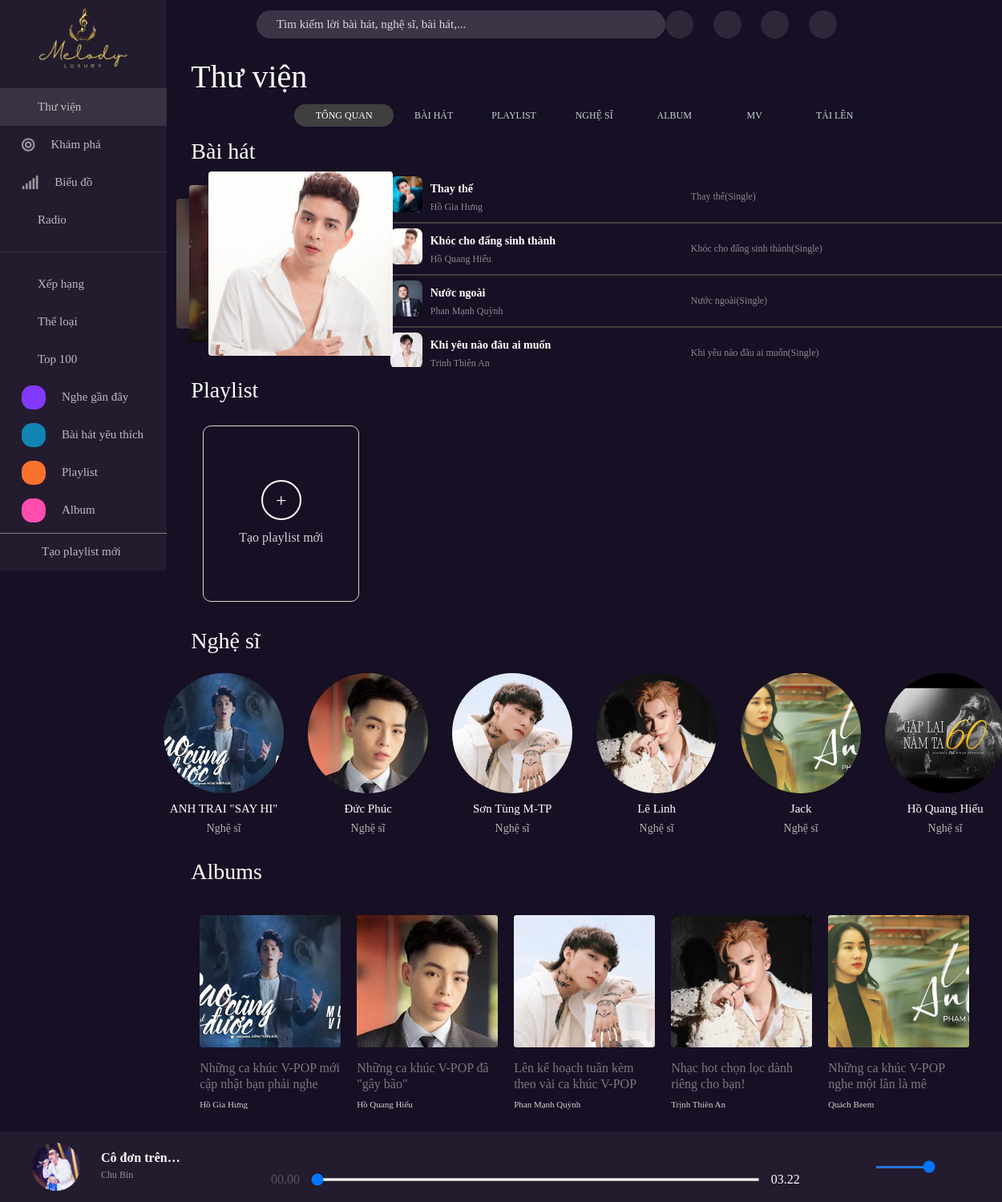
Page /library (signed in) on the committed database.
### tables this page shows
create table Songs (
	song_id int primary key auto_increment,
    song_name varchar(80) not null,
    path_audio varchar(250) not null,
    path_img varchar(250) not null,
    plays int default 0 check (plays >= 0), 
    album_id int,
    category_id int not null,
    author_id int not null,
    user_id int not null,
    foreign key (album_id) references Albums (album_id) ON DELETE SET NULL,
    foreign key (category_id) references Categories (category_id),
    foreign key (author_id) references Author_Singers (author_singer_id),
    foreign key (user_id) references Users (user_id)
);

create table Author_Singers (
	author_singer_id int primary key auto_increment,
	author_singer_name varchar(100) not null
);

create table Albums (
	album_id int primary key auto_increment,
    album_name varchar(100) not null,
    quantity int not null check(quantity >= 0),
    datetime datetime,
    album_img varchar(250)
);

### app/controllers/libraryController.php (called while the page is built)
<?php
    require_once './app/views/libraryView.php';
?>

### app/controllers/App.php (called while the page is built, shortened)
<?php
class App {
    public function __construct() {
        $this->handleUrl();
    }
    public function getUrl() {
        if (!empty($_SERVER['PATH_INFO'])) {
            $url = $_SERVER['PATH_INFO'];
        } else {
            $url = '/discover';
        }
        return $url;
    }
    public function handleUrl() {
        $url = $this->getUrl();
        require_once "app/controllers" . $url . "Controller.php";
        exit();
    }}

### index.php (called while the page is built, shortened)
<?php
require_once './config/app.php';
require_once './app/controllers/App.php';
$app = new App();
?>

### app/models/libraryModel.php (called while the page is built, shortened)
<?php
    function getSongLibraryUser($userid){
        $db = connectDB();
        $sql = "SELECT s.song_name, s.path_img, s.path_audio, asi.author_singer_name FROM Song_Libraries as sl
                JOIN songs as s on sl.song_id = s.song_id
                JOIN song_singers as ss on s.song_id = ss.song_id
                JOIN author_singers as asi on asi.author_singer_id = ss.singer_id
                WHERE sl.user_id = '$userid'";
        $results = mysqli_query($db, $sql);
        return $results;
    }
    function getAlbumLibraryUser($userid){
        $db = connectDB();
        $sql = "SELECT a.album_name,asi.author_singer_name,  a.album_img FROM album_libraries as al
                JOIN albums as a on al.album_id = a.album_id
                JOIN Album_Singers as als on a.album_id = als.album_id
                JOIN author_singers as asi on asi.author_singer_id = als.singer_id
                WHERE al.user_id = '$userid'";
        $results = mysqli_query($db, $sql);
        return $results;
    }
?>

### app/components/song-item.php (the view, shortened to what this page needs)
<?php
    function renderSongLibrary($path_img, $song_name, $author_singer_name, $path_audio) {
        echo "
                <div class='song_items'>
                    <div class='song_item_left'>
                        <div class='item_left_content'>
                            <ion-icon class='music_icon' name='musical-notes-outline'></ion-icon>
                            <div class='song_song'>
                                <div class='song_song_img'>
                                    <img src='".$path_img."' alt=''>
                                    <ion-icon class='play-icon' name='caret-forward-outline'></ion-icon>
                                </div>
                                <div class='song_song_singer'>
                                    <div class='song_song_name'>
                                        <b>".$song_name."</b>
                                    </div>
                                    <div class='song_singer'>
                                        ".$author_singer_name."
                                    </div>
                                </div>
                            </div>
                        </div>
                    </div>
                    <div class='song_item_right'>
                        <div class='song_name'>
                            ".$song_name."(Single)
                        </div>
                        <div class='item_action'>
                            <div class='items_icon_song micro_icon'>
                                <ion-icon class='song_icon' name='mic-outline'></ion-icon>
                            </div>
                            <div class='items_icon_song heart_icon'>
                                <ion-icon class='song_icon' name='heart'></ion-icon>
                            </div>
                            <div class='items_icon_rank' style='position:relative;'>
                                <li style='position: absolute; list-style-type: none;'> <ion-icon class='rank_music' name='ellipsis-horizontal-outline'></ion-icon></li>
                                <p class='timemusic' style='color: #ffffff;' data-path= ''.$path_audio.''></p>
                            </div>
                        </div>
                    </div>
                </div>
        ";
    }
    ?>

### app/views/libraryView.php (shortened to what this page needs)
<!DOCTYPE html>
<html lang="en">
<head>
    <?php include_once("./app/components/linkbootstrap.php");?>
    <link href="/melody-lux/public/css/grid.css" rel="stylesheet">
    <link href="https://cdnjs.cloudflare.com/ajax/libs/font-awesome/5.15.4/css/all.min.css" rel="stylesheet">
    <link href="https://cdn.lineicons.com/4.0/lineicons.css" rel="stylesheet">
    <link rel="stylesheet" href="./public/css/footer.css?v=<?php echo time(); ?>">
    <link rel="stylesheet" href="./public/css/sidebar.css?v=<?php echo time(); ?>">
    <link rel="stylesheet" href="./public/css/song-item.css?v=<?php echo time(); ?>">
    <link rel="stylesheet" href="./public/css/header.css?v=<?php echo time(); ?>">
    <link rel="stylesheet" href="./public/css/libraryView.css?v=<?php echo time(); ?>">
    <link rel="stylesheet" href="./public/css/playList.css?v=<?php echo time(); ?>">
    <link rel="stylesheet" href="./public/css/artist.css?v=<?php echo time(); ?>">
    <link rel="stylesheet" href="./public/css/album.css?v=<?php echo time(); ?>">
    <link rel="stylesheet" href="./public/css/grid.css?v=<?php echo time(); ?>">
</head>
<body>
<div style="background-color: #170F23;">
    <div class="grid">
        <div class="row no-gutters">
            <div class="col c-2">
                <?php include_once("./app/components/sidebar.php");?>
            </div>
            <div class="right col c-10">
                <?php
                include_once("./app/components/header.php");
                ?>
                <h1 class="header-name">Thư viện</h1>
                <div class="library-nav">
                    <li class="library-nav--item active">Tổng quan</li>
                    <li class="library-nav--item">Bài hát</li>
                    <li class="library-nav--item">Playlist</li>
                    <li class="library-nav--item">Nghệ sĩ</li>
                    <li class="library-nav--item">Album</li>
                    <li class="library-nav--item">MV</li>
                    <li class="library-nav--item">Tải lên</li>
                </div>
                <div class="row no-gutters">
                    <h3 class="header-name">Bài hát</h3>
                    <div class="col c-3">
                        <div class="libarary-img--animaiton">
                            <li class="libarary-img--animaiton-item second" style="background-image: url(./public/images/authors/author1.jpg)"></li>
                        </div>
                    </div>
                    <div class="songs col c-9">
                        <?php include_once("./app/components/song-item.php");
                              require_once './app/models/libraryModel.php';
                            if ($_SESSION['user_id']){
                                $user_id = $_SESSION['user_id'];
                                $songs = getSongLibraryUser($user_id);
                                while ($song = mysqli_fetch_assoc($songs)){
                                    renderSongLibrary($song['path_img'], $song['song_name'], $song['author_singer_name'], $song['path_audio']);
                                };
                            }
                        ?>
                    </div>
                </div>
                <div class="row no-gutters">
                    <h3 class="header-name">Playlist</h3>
                    <div class="col c-3">
                        <?php include_once("./app/components/playList.php");?>
                    </div>
                    <div class="col c-9"></div>
                    <h3 class="header-name">Nghệ sĩ</h3>
                    <?php include_once("./app/components/artist.php");
                    $artists = [
                        ['imgPath' => './public/images/albums/album1.jpg', 'name' => 'ANH TRAI "SAY HI"'],
                        ['imgPath' => './public/images/albums/album2.jpg', 'name' => 'Đức Phúc'],
                        ['imgPath' => './public/images/albums/album3.jpg', 'name' => 'Sơn Tùng M-TP'],
                        ['imgPath' => './public/images/albums/album4.jpg', 'name' => 'Lê Linh'],
                        ['imgPath' => './public/images/albums/album5.jpg', 'name' => 'Jack'],
                        ['imgPath' => './public/images/albums/album6.jpg', 'name' => 'Hồ Quang Hiếu']
                    ];
                    echo createArtistContainer($artists);
                    ?>
                    <h3 class="header-name">Albums</h3>
                    <div class="albums_hot">
                        <?php
                            require_once './app//models/libraryModel.php';
                            include_once("./app/components/album.php");
                            if ($_SESSION['user_id']){
                                $user_id = $_SESSION['user_id'];
                                $albums = getAlbumLibraryUser($user_id);
                                while ($album = mysqli_fetch_assoc($albums)){
                                    renderAlbumLibrary($album['album_name'], $album['author_singer_name'], $album['album_img']);
                                };
                            }
                        ?>
                    </div>
                </div>
            </div>
        </div>
    </div>
    <?php include_once("./app/components/footer.php");?>
</div>
</body>
</html>

### app/components/album.php (shortened to what this page needs)
<?php
function renderAlbumLibrary($albumName, $author, $imgPath) {
    echo "
            <div class='card'>
                <ion-icon class='play-icon' name='caret-forward-outline'></ion-icon>
                <img src='".$imgPath."' class='card-img-top img-fluid' alt='...'>
                <div class='card-body'>
                    <h6 class='card-text'>".$albumName."</h6>
                    <p class='card-text'>".$author."</p>
                </div>
            </div>
    ";
}
?>

### public/css/grid.css (style rules this page uses)
.grid { width: 100%; display: block; padding: 0; height: 1500px; }
.row { display: flex; flex-wrap: wrap; margin-left: -4px; margin-right: -4px; }
.row.no-gutters { margin-left: 0; margin-right: 0; }
.col { padding-left: 4px; padding-right: 4px; }
.row.no-gutters .col { padding-left: 0; padding-right: 0; }
.c-2 { flex: 0 0 16.66667%; max-width: 16.66667%; }
.c-3 { flex: 0 0 25%; max-width: 25%; }
.c-9 { flex: 0 0 75%; max-width: 75%; }
.c-10 { flex: 0 0 83.33333%; max-width: 83.33333%; }
@media (min-width: 740px) { .row { margin-left: -8px; margin-right: -8px; } }
@media (min-width: 740px) { .col { padding-left: 8px; padding-right: 8px; } }
@media (min-width: 1113px) { .row { margin-left: -12px; margin-right: -12px; } }
@media (min-width: 1113px) { .col { padding-left: 12px; padding-right: 12px; } }

### public/css/song-item.css (style rules this page uses)
* { font-family: 'Inter, sanserif'; }
.song_items { display: flex; justify-content: space-between; align-items: center; height: 65px; padding-left: 5px; border-bottom: 2px; border-top: 2px; border-color: #fff; border-bottom: 2px solid #3f3f3f; }
.song_item_left { display: flex; align-items: center; width: 500px; }
.item_left_content { display: flex; align-items: center; justify-content: flex-start; width: 70%; }
.song_song { display: flex; padding-left: 8px; }
.song_song_img { position: relative; width: 45px; height: 45px; border-radius: 5px; overflow: hidden; cursor: pointer; padding-left: 5px; }
.song_song img { width: 100%; height: 100%; object-fit: cover; display: block; border-radius: 8px; }
.song_song_singer { padding-left: 10px; padding-top: 5px; }
.song_item_right { display: flex; align-items: center; width: 500px; justify-content: space-between; }
.song_song_name { font-size: 14px; color: #ffffff; cursor: pointer; }
.song_singer { font-size: 12px; color: #ffffff80; cursor: pointer; line-height: 24px; }
.item_action { display: flex; align-items: center; justify-content: space-between; width: 120px; padding-right: 20px; }
.song_item_right .song_name { color: #ffffff80; font-size: 12px; }
.items_icon_song { width: 40px; height: 40px; border-radius: 20px; display: flex; align-items: center; justify-content: center; cursor: pointer; }
.song_song_img::after { content: ""; position: absolute; top: 0; left: 0; width: 100%; height: 100%; background-color: rgba(0, 0, 0, 0.4); opacity: 0; transition: opacity 0.3s ease; z-index: 1; }

### public/css/libraryView.css (style rules this page uses)
.right { background-color: #170F23; }
.header-name { color: #fff; padding-left: 30px; padding-top: 12px; background-color:#170F23 ; }
.library-nav { width: 100%; height: 32px; display: flex; border-radius: 16px; justify-content: center; align-items: center; }
.library-nav--item { width: 100px; height: 28px; list-style: none; line-height: 28px; text-align: center; border-radius: 16px; cursor: pointer; color: #c2d5d6; text-transform: uppercase; font-size: 12px; }
.library-nav--item:nth-child(1) { width: 124px; }
.library-nav--item.active { background-color: #3f3f3f; color: #fff;; }
.libarary-img--animaiton { width: 270px; height: 100%; background-size: cover; position: relative; margin-left: 12px; }
.libarary-img--animaiton-item { width: 100%; height: 100%; list-style: none; z-index: -1; background-size: cover; border-radius: 4px; display: none; }
.libarary-img--animaiton-item.second, .libarary-img--animaiton-item.third, .libarary-img--animaiton-item.first { display: block; }
.first { width: 230px; height: 230px; position: absolute; top: 0; right: 0; z-index: 3; transition: 1s linear 0.02s; }
.songs { height: 244px; overflow-y: auto; }

### public/css/album.css (style rules this page uses)
.card { overflow: hidden; width: 11rem; margin-top: 0px; background: transparent; border: none; }
.card img { transition: transform 0.5s ease-in-out; transform: scale(1); height: 165px; object-fit: cover; border-radius: 2%; }
p { color: rgb(209, 209, 209); font-size: 11px; }
.card-body { --bs-card-spacer-x: 0rem; }
h6 { color: #7C7782; }

### app/views/libraryView.php (style rules this page uses)
.albums_hot { display: flex; gap: 20px; justify-content: center; }

### rows in the picture
songs: path_img (picture), song_name "Thay thế", author.author_singer_name "Hồ Gia Hưng"
songs: path_img (picture), song_name "Khóc cho đấng sinh thành", author.author_singer_name "Hồ Quang Hiếu"
songs: path_img (picture), song_name "Nước ngoài", author.author_singer_name "Phan Mạnh Quỳnh"
songs: path_img (picture), song_name "Khi yêu nào đâu ai muốn", author_singers.author_singer_name "Trịnh Thiên An"
albums: album_img (picture), album_name "Những ca khúc V-POP mới cập nhật bạn phải nghe", author_singers.author_singer_name "Hồ Gia Hưng"
albums: album_img (picture), album_name "Những ca khúc V-POP đã \"gây bão\"", author_singers.author_singer_name "Hồ Quang Hiếu"
albums: album_img (picture), album_name "Lên kế hoạch tuần kèm theo vài ca khúc V-POP", author_singers.author_singer_name "Phan Mạnh Quỳnh"
albums: album_img (picture), album_name "Nhạc hot chọn lọc dành riêng cho bạn!", author_singers.author_singer_name "Trịnh Thiên An"
albums: album_img (picture), album_name "Những ca khúc V-POP nghe một lần là mê", author_singers.author_singer_name "Quách Beem"

### other values in the picture
$artist['name'] "ANH TRAI \"SAY HI\""
$artist['name'] "Đức Phúc"
$artist['name'] "Sơn Tùng M-TP"
$artist['name'] "Lê Linh"
$artist['name'] "Jack"
$artist['name'] "Hồ Quang Hiếu"
